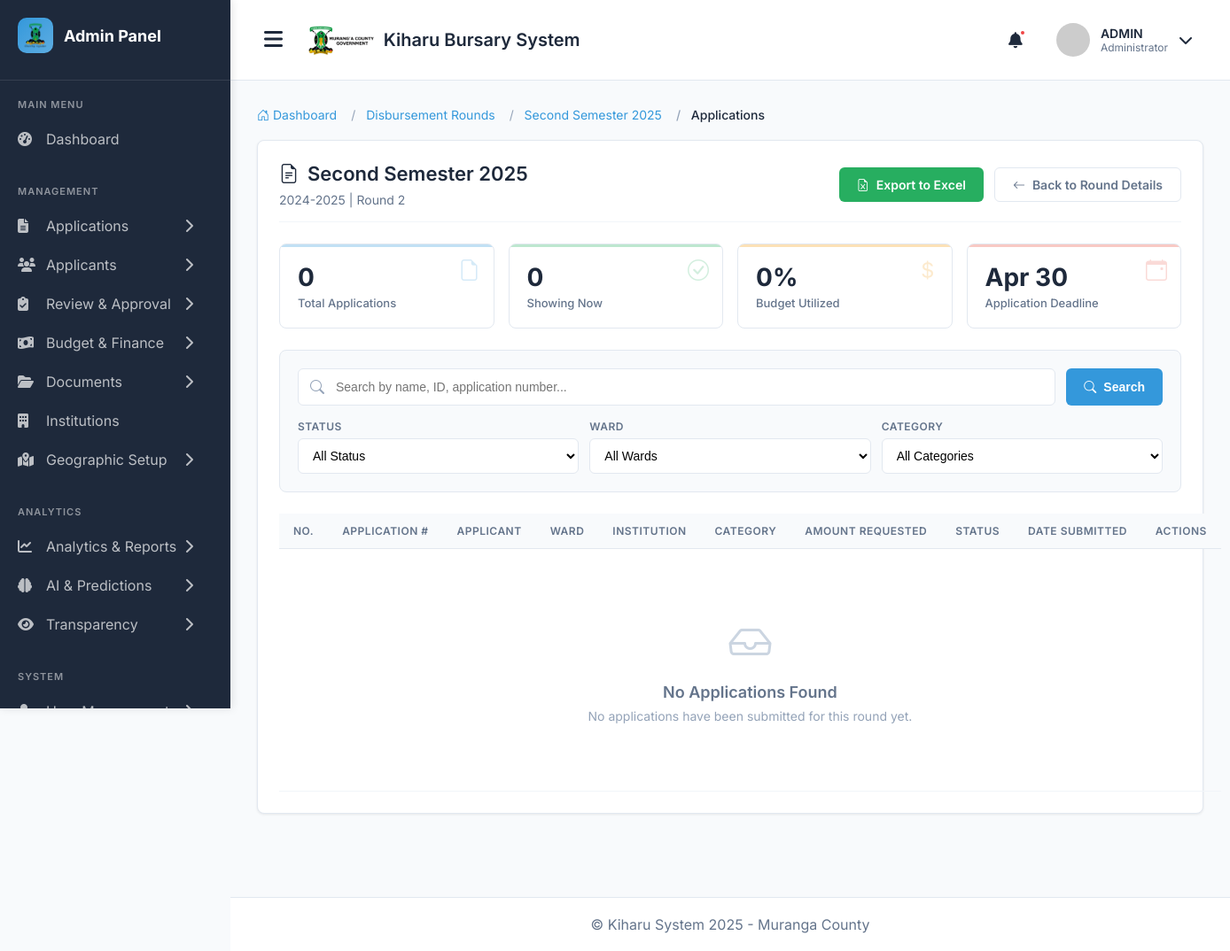
The page /disbursement-rounds/2/applications/ (signed in) on the database its author committed.
### main_application/models.py (models this page shows, shortened)
class DisbursementRound(models.Model):
    fiscal_year = models.ForeignKey(FiscalYear, on_delete=models.CASCADE, related_name='disbursement_rounds')
    round_number = models.PositiveIntegerField()  # 1, 2, 3, 4, or 5
    name = models.CharField(max_length=100)  # e.g., "First Tranche 2024", "Term 2 Disbursement"
    application_start_date = models.DateField()
    application_end_date = models.DateField()
    review_deadline = models.DateField()
    disbursement_date = models.DateField()
    allocated_amount = models.DecimalField(
        max_digits=12,
        decimal_places=2,
        help_text="Amount allocated for this round"
    )
    disbursed_amount = models.DecimalField(
        max_digits=12,
        decimal_places=2,
        default=0
    )
    is_open = models.BooleanField(default=False)
    is_completed = models.BooleanField(default=False)
    class Meta:
        unique_together = ['fiscal_year', 'round_number']
        ordering = ['fiscal_year', 'round_number']

class FiscalYear(models.Model):
    name = models.CharField(max_length=20, unique=True)  # e.g., "2024-2025"
    start_date = models.DateField()
    end_date = models.DateField()
    county = models.ForeignKey(County, on_delete=models.CASCADE, related_name='fiscal_years')
    total_county_budget = models.DecimalField(
        max_digits=15,
        decimal_places=2,
        help_text="Total county budget for the year"
    )
    education_budget = models.DecimalField(
        max_digits=15,
        decimal_places=2,
        help_text="Education sector allocation"
    )
    total_bursary_allocation = models.DecimalField(
        max_digits=12,
        decimal_places=2,
        help_text="Total county bursary allocation for the year"
    )
    equitable_share = models.DecimalField(
        max_digits=15,
        decimal_places=2,
        default=0,
        help_text="Equitable share from National Treasury"
    )
    conditional_grants = models.DecimalField(
        max_digits=15,
        decimal_places=2,
        default=0,
        help_text="Conditional allocations from National Treasury"
    )
    number_of_disbursement_rounds = models.PositiveIntegerField(
        default=2,
        help_text="How many times bursaries are disbursed per year (e.g., 2, 4, or 5)"
    )
    is_active = models.BooleanField(default=False)
    application_open = models.BooleanField(default=False)
    application_deadline = models.DateField(blank=True, null=True)
    created_at = models.DateTimeField(auto_now_add=True)
    created_by = models.ForeignKey(User, on_delete=models.SET_NULL, null=True)
    class Meta:
        ordering = ['-start_date']

### main_application/views.py (the view, shortened to what this page needs)
# urls.py: path('disbursement-rounds/<int:round_id>/applications/', views.disbursement_round_applications, name='disbursement_round_applications'),
@login_required
@user_passes_test(is_admin_or_county_admin)
def disbursement_round_applications(request, round_id):
    round_obj = get_object_or_404(DisbursementRound, id=round_id)
    search_query = request.GET.get('search', '').strip()
    status_filter = request.GET.get('status', '')
    ward_filter = request.GET.get('ward', '')
    category_filter = request.GET.get('category', '')
    applications = Application.objects.filter(
        disbursement_round=round_obj
    ).select_related(
        'applicant__user',
        'applicant__ward',
        'institution',
        'bursary_category'
    )
    if status_filter:
        applications = applications.filter(status=status_filter)
    if ward_filter:
        applications = applications.filter(applicant__ward_id=ward_filter)
    if category_filter:
        applications = applications.filter(bursary_category_id=category_filter)
    applications = applications.order_by('-date_submitted')
    county = round_obj.fiscal_year.county
    wards = Ward.objects.filter(
        constituency__county=county
    ).order_by('name')
    categories = BursaryCategory.objects.filter(
        fiscal_year=round_obj.fiscal_year
    ).order_by('name')
    paginator = Paginator(applications, 50)
    page_number = request.GET.get('page', 1)
    page_obj = paginator.get_page(page_number)
    context = {
        'round': round_obj,
        'page_obj': page_obj,
        'paginator': paginator,
        'search_query': search_query,
        'current_status': status_filter,
        'current_ward': ward_filter,
        'current_category': category_filter,
        'wards': wards,
        'categories': categories,
    }
    return render(request, 'admin/disbursement_rounds/applications.html', context)

### main_application/views.py (called while the page is built)
def is_admin_or_county_admin(user):
    return user.user_type in ['admin', 'county_admin']

### templates/admin/disbursement_rounds/applications.html (shortened to what this page needs)
{% extends 'admin_base.html' %}
{% load humanize %}
{% block content %}
<div class="container-fluid">
    <nav aria-label="breadcrumb">
        <ol class="breadcrumb">
            <li class="breadcrumb-item">
                <a href="{% url 'admin_dashboard' %}">
                    <i class="bi bi-house-door"></i> Dashboard
                </a>
            </li>
            <li class="breadcrumb-item">
                <a href="{% url 'disbursement_round_list' %}">Disbursement Rounds</a>
            </li>
            <li class="breadcrumb-item">
                <a href="{% url 'disbursement_round_detail' round.id %}">{{ round.name }}</a>
            </li>
            <li class="breadcrumb-item active">Applications</li>
        </ol>
    </nav>
    <div class="section-container">
        <div class="page-header">
            <div>
                <h1 class="page-title">
                    <i class="bi bi-file-earmark-text"></i>
                    {{ round.name }}
                </h1>
                <p class="page-subtitle">
                    {{ round.fiscal_year.name }} | Round {{ round.round_number }}
                </p>
            </div>
            <div class="action-buttons">
                <a href="{% url 'export_round_applications' round.id %}?{{ request.GET.urlencode }}"
                   class="btn-success">
                    <i class="bi bi-file-earmark-excel"></i>
                    Export to Excel
                </a>
                <a href="{% url 'disbursement_round_detail' round.id %}" class="btn-secondary">
                    <i class="bi bi-arrow-left"></i>
                    Back to Round Details
                </a>
            </div>
        </div>
        <div class="stats-grid">
            <div class="stat-card stat-primary">
                <div class="stat-icon"><i class="bi bi-file-earmark"></i></div>
                <div class="stat-value">{{ page_obj.paginator.count }}</div>
                <div class="stat-label">Total Applications</div>
            </div>
            <div class="stat-card stat-success">
                <div class="stat-icon"><i class="bi bi-check-circle"></i></div>
                <div class="stat-value">
                    {{ page_obj.object_list|length|default:0 }}
                </div>
                <div class="stat-label">Showing Now</div>
            </div>
            <div class="stat-card stat-warning">
                <div class="stat-icon"><i class="bi bi-currency-dollar"></i></div>
                <div class="stat-value">
                    {% widthratio round.disbursed_amount round.allocated_amount 100 as percentage %}
                    {{ percentage }}%
                </div>
                <div class="stat-label">Budget Utilized</div>
            </div>
            <div class="stat-card stat-danger">
                <div class="stat-icon"><i class="bi bi-calendar-event"></i></div>
                <div class="stat-value">
                    {{ round.application_end_date|date:"M d" }}
                </div>
                <div class="stat-label">Application Deadline</div>
            </div>
        </div>
        <div class="search-filter-section">
            <form method="get">
                <div class="search-row">
                    <div class="search-input-wrapper">
                        <i class="bi bi-search search-icon"></i>
                        <input
                            type="text"
                            name="search"
                            class="search-input"
                            placeholder="Search by name, ID, application number..."
                            value="{{ search_query }}"
                        >
                    </div>
                    <button type="submit" class="btn-primary">
                        <i class="bi bi-search"></i> Search
                    </button>
                </div>
                <div class="filter-row">
                    <div class="filter-group">
                        <label class="filter-label">Status</label>
                        <select name="status" class="filter-select" onchange="this.form.submit()">
                            <option value="">All Status</option>
                        </select>
                    </div>
                    <div class="filter-group">
                        <label class="filter-label">Ward</label>
                        <select name="ward" class="filter-select" onchange="this.form.submit()">
                            <option value="">All Wards</option>
                        </select>
                    </div>
                    <div class="filter-group">
                        <label class="filter-label">Category</label>
                        <select name="category" class="filter-select" onchange="this.form.submit()">
                            <option value="">All Categories</option>
                        </select>
                    </div>
                </div>
            </form>
        </div>
        <div class="table-responsive">
            <table class="applications-table">
                <thead>
                    <tr>
                        <th>No.</th>
                        <th>Application #</th>
                        <th>Applicant</th>
                        <th>Ward</th>
                        <th>Institution</th>
                        <th>Category</th>
                        <th>Amount Requested</th>
                        <th>Status</th>
                        <th>Date Submitted</th>
                        <th style="text-align: right;">Actions</th>
                    </tr>
                </thead>
                <tbody>
                    {% for app in page_obj %}
                    <tr>
                        <td>{{ forloop.counter|add:page_obj.start_index|add:"-1" }}</td>
                        <td>
                            <strong>{{ app.application_number }}</strong>
                        </td>
                        <td>
                            <div class="applicant-info">
                                <span class="applicant-name">
                                    {{ app.applicant.user.first_name }} {{ app.applicant.user.last_name }}
                                </span>
                                <span class="applicant-detail">
                                    ID: {{ app.applicant.id_number }}
                                </span>
                                <span class="applicant-detail">
                                    {{ app.applicant.user.phone_number }}
                                </span>
                            </div>
                        </td>
                        <td>
                            <strong>{{ app.applicant.ward.name|default:"N/A" }}</strong>
                            {% if app.applicant.ward %}
                            <br>
                            <small style="color: #64748B;">
                                {{ app.applicant.ward.constituency.name }}
                            </small>
                            {% endif %}
                        </td>
                        <td>
                            <div style="max-width: 200px;">
                                <strong>{{ app.institution.name }}</strong>
                                <br>
                                <small style="color: #64748B;">
                                    {{ app.institution.get_institution_type_display }}
                                </small>
                            </div>
                        </td>
                        <td>
                            {{ app.bursary_category.name }}
                        </td>
                        <td>
                            <div class="amount-display">
                                KES {{ app.amount_requested|floatformat:0|intcomma }}
                            </div>
                            <small style="color: #64748B;">
                                Balance: KES {{ app.fees_balance|floatformat:0|intcomma }}
                            </small>
                        </td>
                        <td>
                            <span class="status-badge status-{{ app.status }}">
                                {{ app.get_status_display }}
                            </span>
                        </td>
                        <td>
                            {% if app.date_submitted %}
                                {{ app.date_submitted|date:"M d, Y" }}
                                <br>
                                <small style="color: #64748B;">
                                    {{ app.date_submitted|date:"h:i A" }}
                                </small>
                            {% else %}
                                <span style="color: #94A3B8;">Not submitted</span>
                            {% endif %}
                        </td>
                        <td style="text-align: right;">
                            <a href="{% url 'application_detail' app.id %}" class="btn-action">
                                <i class="bi bi-eye"></i>
                                View
                            </a>
                        </td>
                    </tr>
                    {% empty %}
                    <tr>
                        <td colspan="10">
                            <div class="empty-state">
                                <div class="empty-icon">
                                    <i class="bi bi-inbox"></i>
                                </div>
                                <h3 style="font-size: 18px; font-weight: 600; color: #64748B; margin-bottom: 8px;">
                                    No Applications Found
                                </h3>
                                <p style="font-size: 14px; color: #94A3B8;">
                                    {% if search_query or current_status or current_ward or current_category %}
                                        No applications match your current filters.
                                    {% else %}
                                        No applications have been submitted for this round yet.
                                    {% endif %}
                                </p>
                            </div>
                        </td>
                    </tr>
                    {% endfor %}
                </tbody>
            </table>
        </div>
    </div>
</div>
{% endblock %}

### templates/admin_base.html (style rules this page uses)
* { margin: 0; padding: 0; box-sizing: border-box; }
:root { --primary-color: #3498db; --primary-hover: #2980b9; --sidebar-bg: #1E293B; --sidebar-hover: #334155; --main-bg: #F8FAFC; --card-bg: #FFFFFF; --text-primary: #1E293B; --text-secondary: #64748B; --border-color: #E2E8F0; --success-color: #10B981; --danger-color: #EF4444; --warning-color: #F59E0B; }
body { font-family: 'Inter', sans-serif; background-color: var(--main-bg); color: var(--text-primary); overflow-x: hidden; }
.page-header { margin-bottom: 30px; }
.page-title { font-size: 28px; font-weight: 700; margin-bottom: 8px; }
.breadcrumb { display: flex; gap: 8px; color: var(--text-secondary); font-size: 14px; }
.breadcrumb a { color: var(--text-secondary); text-decoration: none; }
.btn-primary { color: #ffffff; background-color: #3498db; border-color: #3498db; }
.btn-secondary { color: #ffffff; background-color: #6c757d; border-color: #6c757d; }
.btn-success { color: #ffffff; background-color: #10B981; border-color: #10B981; }

### rows shown on the page
DisbursementRound: name "Second Semester 2025", fiscal_year.name "2024-2025", round_number "2", application_end_date "Apr 30"

### other values the page prints
{{ page_obj.paginator.count }} "0"
{{ page_obj.object_list|length|default:0 }} "0"
{{ percentage }} "0"
